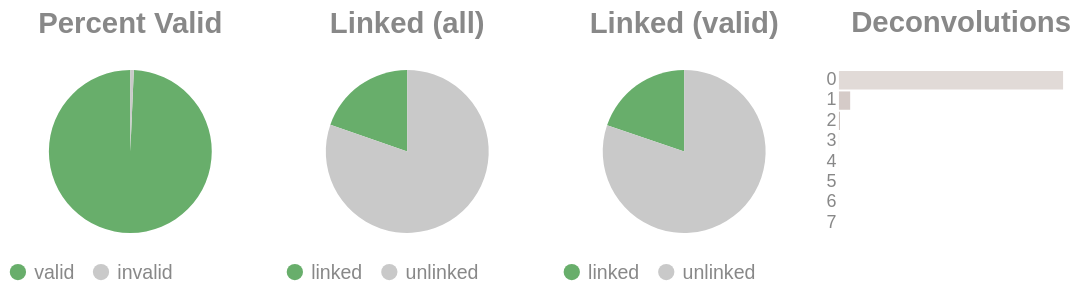

The notebook cell this image was saved under:
### Code cell
if SKIPLR:
    pass
else:
    clash = Counter()
    for i in valids['molecule'].to_list():
        _mol = i.split("-")
        if len(_mol) == 1:
            clash.update('0')
        else:
            clash.update(_mol[-1])

    _d = {"deconvolutions": [], 'count': []}
    for k,v in clash.items():
        _d['deconvolutions'].append(k)
        _d['count'].append(v)

    tot_valid = valids['reads'].sum()
    mask = valids['reads'] >= 2
    n_linked_reads = valids.filter(mask)['reads'].sum()
    if n_linked_reads == 0:
        print_html("No linked molecules (>=2 reads) were detected; skipping linked-only distributions.")
        SKIPLR = True
    else:
        perc_valid = round(tot_valid / n_reads, 4)
        linked_perc_abs = round(n_linked_reads / n_reads, 4)
        linked_perc = round(n_linked_reads / tot_valid, 4)

    _valid = pl.DataFrame({"valids": ['valid', 'invalid'], "count": [tot_valid, n_reads - tot_valid]})
    _linked_abs = pl.DataFrame({"linked (absolute)": ['linked', 'unlinked'], "count": [n_linked_reads, n_reads - n_linked_reads]})
    _linked_rel = pl.DataFrame({"linked (valids)": ['linked', 'unlinked'], "count": [n_linked_reads, tot_valid - n_linked_reads]})

    (
        alt.hconcat(
            piechart(_valid, goodval = 'valid', title = "Percent Valid"),
            piechart(_linked_abs, goodval = "linked", title =  "Linked (all)"),
            piechart(_linked_rel, goodval = "linked", title =  "Linked (valid)"),
            convolutionbar(pl.DataFrame(_d), title = "Deconvolutions"),
            center = True,
            bounds = 'flush'
        )
        .resolve_scale(color='independent')
        .resolve_legend('independent')
        .properties(usermeta={'embedOptions': {"actions": False}})
    ).display()

### Figure 1 — Vega-Lite specification as saved in the notebook (floating-point values rounded to 4 significant figures)
{"width": "container", "height": 400, "config": {"title": {"anchor": "start", "dy": -15, "fontSize": 18, "color": "#888888", "subtitleColor": "#888888", "subtitleFontSize": 14}, "arc": {"fill": "#0072B2"}, "axis": {"domainColor": "#888888", "domainWidth": 0.5, "gridWidth": 0.2, "grid": false, "titleFontWeight": 400, "titleFontSize": 15, "labelFontSize": 11, "labelColor": "#888888", "tickColor": "#888888", "tickWidth": 0.2, "titleColor": "#888888"}, "axisBand": {"grid": false}, "axisX": {"grid": true, "tickSize": 10, "domainCap": "round"}, "axisY": {"domain": false, "grid": true, "tickSize": 0, "domainCap": "round"}, "background": "transparent", "header": {"labelFontSize": 15, "labelColor": "#888888", "titleFontSize": 15, "titleFontWeight": 600, "titleColor": "#888888"}, "legend": {"labelFont": "sans-serif", "labelFontSize": 12, "labelColor": "#888888", "symbolSize": 100, "symbolType": "circle", "titleFontSize": 12, "titlePadding": 10, "titleColor": "#888888", "title": null}, "range": {"category": ["#E69F00", "#56B4E9", "#009E73", "#F0E442", "#0072B2", "#D55E00", "#CC79A7", "#000000"], "diverging": ["#cfe8f3", "#a2d4ec", "#73bfe2", "#46abdb", "#1696d2", "#12719e"]}, "area": {"fill": "#0072B2", "fillOpacity": 0.7, "line": true, "strokeOpacity": 0.7}, "line": {"color": "#0072B2", "stroke": "#0072B2", "strokeWidth": 2}, "trail": {"color": "#0072B2", "stroke": "#0072B2", "strokeWidth": 0, "size": 1}, "point": {"filled": true, "fillOpacity": 1.0, "size": 95}, "text": {"color": "#888888", "fontSize": 11, "align": "right", "fontWeight": 400, "size": 11}, "bar": {"fill": "#0072B2", "stroke": null}, "view": {"stroke": null, "continuousWidth": 660, "continuousHeight": 400}}, "hconcat": [{"data": {"name": "data-5d7ad351a22cf4c10c90a2b086db011c"}, "mark": {"type": "arc"}, "encoding": {"color": {"field": "valids", "legend": {"orient": "bottom", "title": null}, "scale": {"domain": ["valid", "invalid"], "range": ["#68ae6b", "#C9C9C9"]}, "title": "Valids", "type": "nominal"}, "theta": {"field": "count", "type": "quantitative"}, "tooltip": [{"field": "valids", "title": "Valids", "type": "ordinal"}, {"field": "percent", "format": ".2%", "title": "Percent", "type": "quantitative"}, {"field": "count", "title": "Count", "type": "quantitative"}]}, "height": 100, "title": {"text": "Percent Valid", "align": "center", "anchor": "middle"}, "transform": [{"calculate": "datum.count / 8750862", "as": "percent"}], "width": 150}, {"data": {"name": "data-91941a007b1b88792ceceb2197cabb8b"}, "mark": {"type": "arc"}, "encoding": {"color": {"field": "linked (absolute)", "legend": {"orient": "bottom", "title": null}, "scale": {"domain": ["linked", "unlinked"], "range": ["#68ae6b", "#C9C9C9"]}, "title": "Linked (Absolute)", "type": "nominal"}, "theta": {"field": "count", "type": "quantitative"}, "tooltip": [{"field": "linked (absolute)", "title": "Linked (Absolute)", "type": "ordinal"}, {"field": "percent", "format": ".2%", "title": "Percent", "type": "quantitative"}, {"field": "count", "title": "Count", "type": "quantitative"}]}, "height": 100, "title": {"text": "Linked (all)", "align": "center", "anchor": "middle"}, "transform": [{"calculate": "datum.count / 8750862", "as": "percent"}], "width": 150}, {"data": {"name": "data-4e246039274135997e0391a9752ba31e"}, "mark": {"type": "arc"}, "encoding": {"color": {"field": "linked (valids)", "legend": {"orient": "bottom", "title": null}, "scale": {"domain": ["linked", "unlinked"], "range": ["#68ae6b", "#C9C9C9"]}, "title": "Linked (Valids)", "type": "nominal"}, "theta": {"field": "count", "type": "quantitative"}, "tooltip": [{"field": "linked (valids)", "title": "Linked (Valids)", "type": "ordinal"}, {"field": "percent", "format": ".2%", "title": "Percent", "type": "quantitative"}, {"field": "count", "title": "Count", "type": "quantitative"}]}, "height": 100, "title": {"text": "Linked (valid)", "align": "center", "anchor": "middle"}, "transform": [{"calculate": "datum.count / 8690852", "as": "percent"}], "width": 150}, {"data": {"name": "data-535ae0ee60ab2a06fde0d7e2f50324b7"}, "mark": {"type": "bar"}, "encoding": {"color": {"field": "deconvolutions", "legend": null, "scale": {"scheme": "lightgreyred"}, "type": "nominal"}, "tooltip": [{"field": "deconvolutions", "title": "Deconvolutions", "type": "ordinal"}, {"field": "percent", "format": ".2%", "title": "Percent", "type": "quantitative"}, {"field": "count", "title": "Count", "type": "quantitative"}], "x": {"axis": null, "field": "count", "type": "quantitative"}, "y": {"field": "deconvolutions", "sort": "ascending", "title": null, "type": "nominal"}}, "height": 100, "title": {"text": "Deconvolutions", "align": "center", "anchor": "middle"}, "transform": [{"calculate": "datum.count / 7743300", "as": "percent"}], "width": 150}], "bounds": "flush", "center": true, "resolve": {"legend": {"angle": "independent"}, "scale": {"color": "independent"}}, "usermeta": {"embedOptions": {"actions": false}}, "$schema": "https://vega.github.io/schema/vega-lite/v6.1.0.json", "datasets": {"data-5d7ad351a22cf4c10c90a2b086db011c": [{"valids": "valid", "count": 8690852}, {"valids": "invalid", "count": 60010}], "data-91941a007b1b88792ceceb2197cabb8b": [{"linked (absolute)": "linked", "count": 1720192}, {"linked (absolute)": "unlinked", "count": 7030670}], "data-4e246039274135997e0391a9752ba31e": [{"linked (valids)": "linked", "count": 1720192}, {"linked (valids)": "unlinked", "count": 6970660}], "data-535ae0ee60ab2a06fde0d7e2f50324b7": [{"deconvolutions": "0", "count": 7338901}, {"deconvolutions": "1", "count": 367998}, {"deconvolutions": "2", "count": 32208}, {"deconvolutions": "3", "count": 3659}, {"deconvolutions": "4", "count": 453}, {"deconvolutions": "5", "count": 64}, {"deconvolutions": "6", "count": 15}, {"deconvolutions": "7", "count": 2}]}}
